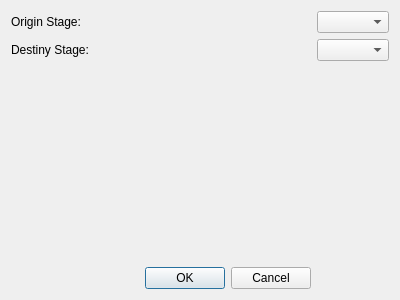
<?xml version="1.0" encoding="UTF-8"?>
<ui version="4.0">
 <class>stage_swap_dialog</class>
 <widget class="QDialog" name="stage_swap_dialog">
  <property name="geometry">
   <rect>
    <x>0</x>
    <y>0</y>
    <width>400</width>
    <height>300</height>
   </rect>
  </property>
  <property name="windowTitle">
   <string>Dialog</string>
  </property>
  <layout class="QGridLayout" name="gridLayout">
   <item row="0" column="1">
    <widget class="QComboBox" name="origin_combo"/>
   </item>
   <item row="0" column="0">
    <widget class="QLabel" name="label">
     <property name="text">
      <string>Origin Stage:</string>
     </property>
    </widget>
   </item>
   <item row="2" column="0">
    <spacer name="verticalSpacer">
     <property name="orientation">
      <enum>Qt::Vertical</enum>
     </property>
     <property name="sizeHint" stdset="0">
      <size>
       <width>20</width>
       <height>40</height>
      </size>
     </property>
    </spacer>
   </item>
   <item row="1" column="0">
    <widget class="QLabel" name="label_2">
     <property name="text">
      <string>Destiny Stage:</string>
     </property>
    </widget>
   </item>
   <item row="3" column="0">
    <widget class="QDialogButtonBox" name="buttonBox">
     <property name="orientation">
      <enum>Qt::Horizontal</enum>
     </property>
     <property name="standardButtons">
      <set>QDialogButtonBox::Cancel|QDialogButtonBox::Ok</set>
     </property>
    </widget>
   </item>
   <item row="1" column="1">
    <widget class="QComboBox" name="destiny_combo"/>
   </item>
  </layout>
 </widget>
 <resources/>
 <connections>
  <connection>
   <sender>buttonBox</sender>
   <signal>accepted()</signal>
   <receiver>stage_swap_dialog</receiver>
   <slot>accept()</slot>
   <hints>
    <hint type="sourcelabel">
     <x>248</x>
     <y>254</y>
    </hint>
    <hint type="destinationlabel">
     <x>157</x>
     <y>274</y>
    </hint>
   </hints>
  </connection>
  <connection>
   <sender>buttonBox</sender>
   <signal>rejected()</signal>
   <receiver>stage_swap_dialog</receiver>
   <slot>reject()</slot>
   <hints>
    <hint type="sourcelabel">
     <x>316</x>
     <y>260</y>
    </hint>
    <hint type="destinationlabel">
     <x>286</x>
     <y>274</y>
    </hint>
   </hints>
  </connection>
 </connections>
</ui>
